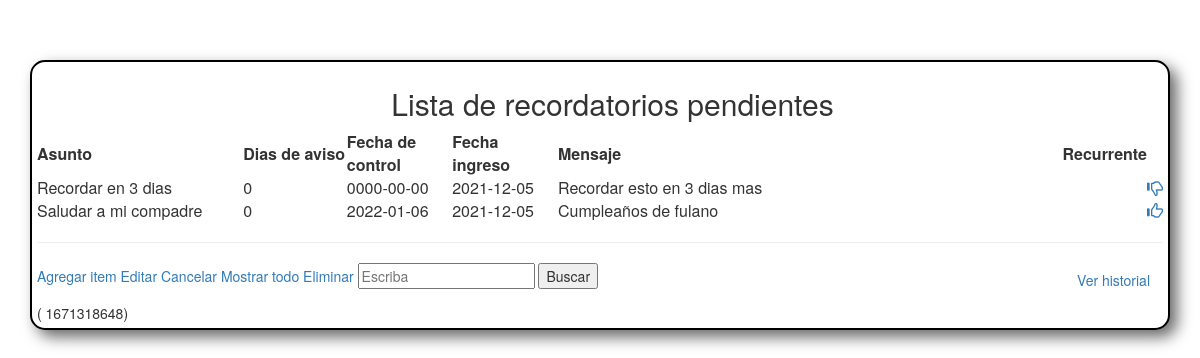
The page / on the database its author committed.
### tables this page shows
CREATE TABLE `recordatoriosp` (
  `id` int(11) NOT NULL,
  `asunto` varchar(30) NOT NULL,
  `time` int(11) NOT NULL,
  `fecha` date NOT NULL,
  `mensaje` text NOT NULL,
  `desactivado` int(6) NOT NULL,
  `fechaingreso` date NOT NULL,
  `recurrente` int(4) NOT NULL
);

### index.php (the view, shortened to what this page needs)
<?php
require_once 'core/init.php';
$factor = 86400;
?>
<head>
    <link rel="stylesheet" href="https://maxcdn.bootstrapcdn.com/bootstrap/3.3.7/css/bootstrap.min.css">
    <link rel="stylesheet" href="https://code.jquery.com/mobile/1.4.5/jquery.mobile-1.4.5.min.css"/>
    <link rel="stylesheet" href="//code.jquery.com/ui/1.12.1/themes/base/jquery-ui.css">
    <link rel="stylesheet" href="css.css">
</head>
<body>
<div id="login-form" style="width: 95%;">
    <h2 class="text-center">&nbsp&nbsp Lista de recordatorios pendientes
    </h2>
    <div role="main" class="ui-content">
        <form action="index.php" method="post">
            <table data-role="table" class="ui-responsive table-stroke">
                <thead>
                <tr>
                    <th style="width: 20%;">Asunto</th>
                    <th style="width: 10%;">Dias de aviso</th>
                    <th style="width: 10%;">Fecha de control</th>
                    <th style="width: 10%;">Fecha ingreso</th>
                    <th style="width: 50%;">Mensaje</th>
                    <th style="width: 5%;">Recurrente</th>
                </tr>
                </thead>
                <tbody>
                <?php
                if (isset($_GET['todo'])) {
                    $sql = "SELECT * FROM `recordatoriosp` WHERE desactivado=1";
                }
                else {
                    $areYouEditingId = isset($_GET['editar']) ? (int)$_GET['id'] : 0;
                    $sql = "SELECT * FROM `recordatoriosp` WHERE desactivado=1  AND id<>" . $areYouEditingId . " ORDER BY id ASC LIMIT 30";
                }
                $featured = $db->query($sql);
                ?>
                <?php while ($dato = mysqli_fetch_assoc($featured)):
                    $id = $dato['id'];
                    $asunto = $dato['asunto'];
                    if (round(($dato['time'] - time()) / $factor) < 0) {
                        $timet = 0;
                    } else {
                        $timet = round(($dato['time'] - time()) / $factor);
                    }
                    $fecha = $dato['fecha'];
                    $mensaje = $dato['mensaje'];
                    $fechaingreso = $dato['fechaingreso'];
                    $recurrente = $dato['recurrente'];
                    ?>
                    <tr>
                        <td><?= $asunto; ?></td>
                        <td><?= $timet; ?> </td>
                        <td><?= $fecha; ?></td>
                        <td><?= $fechaingreso; ?></td>
                        <td><?= $mensaje; ?>
                        </td>
                        <td>
                        <td>
                            <?php
                            if ($recurrente == '1') {
                                ?>
                                <a data-ajax="false" href="index.php?recurrente=0&idrec=<?= $id; ?>">
                                    <span class="glyphicon glyphicon-thumbs-up pull-left"></span>
                                </a>
                                <?php
                            } else if ($recurrente == '0') {
                                ?>
                                <a data-ajax="false" href="index.php?recurrente=1&idrec=<?= $id; ?>">
                                    <span class="glyphicon glyphicon-thumbs-down pull-left"></span>
                                </a>
                                <?php
                            }
                            ?>
                        </td>
                        </td>
                    </tr>
                <?php
                endwhile;
                $numero = 0; ?>
                </tbody>
            </table>
            <div class="ui-field-contain">
                <hr>
                <a data-ajax="false" data-mini="false" href="index.php?add=<?= $numero; ?>" data-role="button"
                   data-inline="true">Agregar item</a>
                <a data-theme="d" data-mini="false" rel="external" onclick="editar();" data-role="button"
                   data-inline="true" data-theme="b">Editar</a>
                <a data-theme="c" data-mini="false" rel="external" href="index.php" data-role="button"
                   data-inline="true"
                   data-theme="b">Cancelar</a>
                <a data-theme="c" data-mini="false" rel="external" href="index.php?todo" data-role="button"
                   data-inline="true" data-theme="b">Mostrar todo</a>
                <a data-theme="c" data-mini="false" rel="external" onclick="mostrar();" data-role="button"
                   data-inline="true" data-theme="b">Eliminar</a>
                <input type="text" data-mini="false" data-role="none" placeholder="Escriba" name="busqueda">
                <button data-theme="c" data-mini="false" value="submit" type="submit" data-inline="true">Buscar</button>
        </form>
        <a data-theme="c" data-mini="true" rel="external" href="historico.php" data-role="button" data-inline="true"
           data-theme="b" class="btn btn-secondary pull-right">Ver historial</a>
    </div>
    ( <?php echo time(); ?>)
</div>
</body>

### css.css (style rules this page uses)
#login-form { height: auto; border: 2px solid #000; border-radius: 15px; box-shadow: 7px 7px 15px rgba(0,0,0,0.6); margin: 5% auto; padding: 5px; background-color: #fff; }

### rows shown on the page
recordatoriosp: asunto "Recordar en 3 dias", time "0", fecha "0000-00-00", fechaingreso "2021-12-05", mensaje "Recordar esto en 3 dias mas"
recordatoriosp: asunto "Saludar a mi compadre", time "0", fecha "2022-01-06", fechaingreso "2021-12-05", mensaje "Cumpleaños de fulano"
